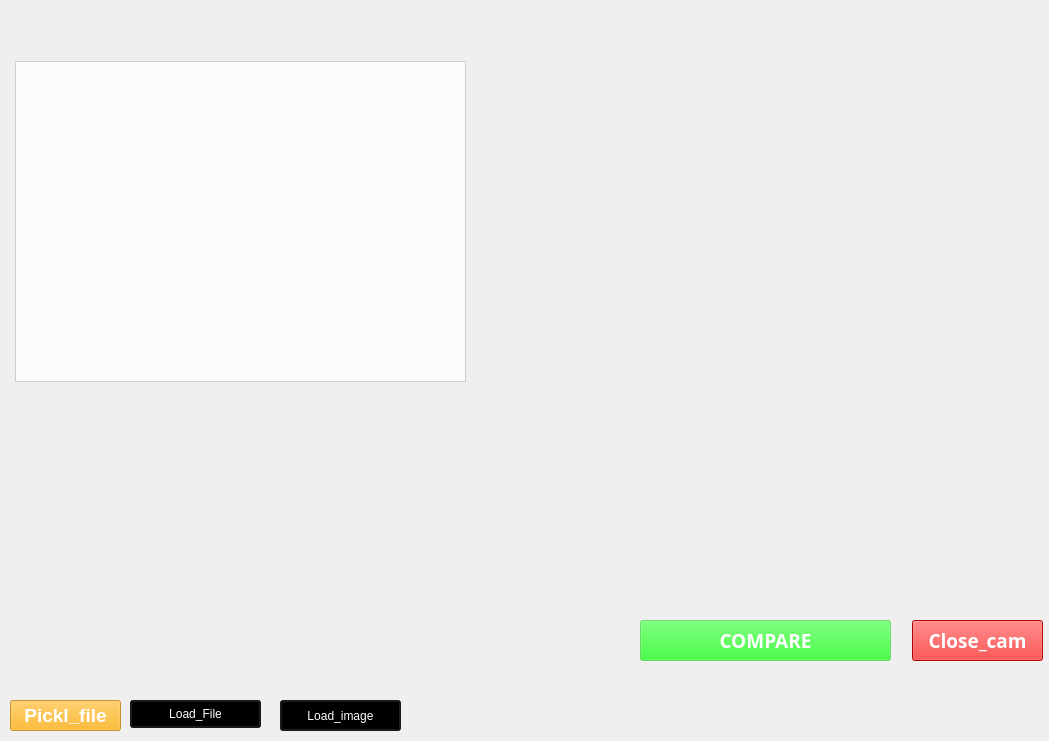
<?xml version="1.0" encoding="UTF-8"?>
<ui version="4.0">
 <class>MainWindow</class>
 <widget class="QMainWindow" name="MainWindow">
  <property name="geometry">
   <rect>
    <x>0</x>
    <y>0</y>
    <width>1049</width>
    <height>741</height>
   </rect>
  </property>
  <property name="cursor">
   <cursorShape>ArrowCursor</cursorShape>
  </property>
  <property name="windowTitle">
   <string>MainWindow</string>
  </property>
  <widget class="QWidget" name="centralwidget">
   <widget class="QLabel" name="fon">
    <property name="geometry">
     <rect>
      <x>0</x>
      <y>0</y>
      <width>1151</width>
      <height>741</height>
     </rect>
    </property>
    <property name="acceptDrops">
     <bool>true</bool>
    </property>
    <property name="text">
     <string/>
    </property>
    <property name="pixmap">
     <pixmap>../../фон/dfbd.jpeg</pixmap>
    </property>
    <property name="scaledContents">
     <bool>true</bool>
    </property>
   </widget>
   <widget class="QLabel" name="camera">
    <property name="enabled">
     <bool>false</bool>
    </property>
    <property name="geometry">
     <rect>
      <x>500</x>
      <y>80</y>
      <width>541</width>
      <height>511</height>
     </rect>
    </property>
    <property name="text">
     <string/>
    </property>
   </widget>
   <widget class="QPushButton" name="camera_on">
    <property name="geometry">
     <rect>
      <x>640</x>
      <y>620</y>
      <width>251</width>
      <height>41</height>
     </rect>
    </property>
    <property name="font">
     <font>
      <family>Old English Text MT</family>
      <pointsize>14</pointsize>
      <weight>75</weight>
      <italic>false</italic>
      <bold>true</bold>
      <underline>false</underline>
      <strikeout>false</strikeout>
      <kerning>true</kerning>
     </font>
    </property>
    <property name="styleSheet">
     <string notr="true">background-color: rgb(0, 255, 0, 100);
color: rgb(255, 255, 255);</string>
    </property>
    <property name="text">
     <string>COMPARE</string>
    </property>
   </widget>
   <widget class="QPushButton" name="camera_off">
    <property name="geometry">
     <rect>
      <x>912</x>
      <y>620</y>
      <width>131</width>
      <height>41</height>
     </rect>
    </property>
    <property name="font">
     <font>
      <family>Old English Text MT</family>
      <pointsize>14</pointsize>
      <weight>75</weight>
      <bold>true</bold>
     </font>
    </property>
    <property name="styleSheet">
     <string notr="true">background-color: rgb(255, 0, 0);
color: rgb(255, 255, 255);</string>
    </property>
    <property name="text">
     <string>Close_cam</string>
    </property>
   </widget>
   <widget class="QPushButton" name="pickl_file">
    <property name="geometry">
     <rect>
      <x>10</x>
      <y>700</y>
      <width>111</width>
      <height>31</height>
     </rect>
    </property>
    <property name="font">
     <font>
      <family>Nirmala UI</family>
      <pointsize>14</pointsize>
      <weight>75</weight>
      <bold>true</bold>
     </font>
    </property>
    <property name="styleSheet">
     <string notr="true">color: rgb(255, 255, 255);
background-color: rgb(255, 170, 0, 190);</string>
    </property>
    <property name="text">
     <string>Pickl_file</string>
    </property>
   </widget>
   <widget class="QListWidget" name="listWidget">
    <property name="geometry">
     <rect>
      <x>15</x>
      <y>61</y>
      <width>451</width>
      <height>321</height>
     </rect>
    </property>
    <property name="acceptDrops">
     <bool>true</bool>
    </property>
    <property name="styleSheet">
     <string notr="true">background-color: rgb(255, 255, 255,200);</string>
    </property>
    <property name="dragEnabled">
     <bool>false</bool>
    </property>
   </widget>
   <widget class="QPushButton" name="load_file">
    <property name="geometry">
     <rect>
      <x>130</x>
      <y>700</y>
      <width>131</width>
      <height>28</height>
     </rect>
    </property>
    <property name="styleSheet">
     <string notr="true">color: rgb(255, 255, 255);
background-color: rgb(0 ,0 , 0, 200);
font: 14pt &quot;Old English Text MT&quot;;</string>
    </property>
    <property name="text">
     <string>Load_File</string>
    </property>
   </widget>
   <widget class="QLabel" name="label_image">
    <property name="geometry">
     <rect>
      <x>20</x>
      <y>400</y>
      <width>441</width>
      <height>281</height>
     </rect>
    </property>
    <property name="text">
     <string/>
    </property>
   </widget>
   <widget class="QPushButton" name="pushButton_label">
    <property name="geometry">
     <rect>
      <x>280</x>
      <y>700</y>
      <width>121</width>
      <height>31</height>
     </rect>
    </property>
    <property name="styleSheet">
     <string notr="true">color: rgb(255, 255, 255);
background-color: rgb(0 ,0 , 0, 200);
font: 14pt &quot;Old English Text MT&quot;;</string>
    </property>
    <property name="text">
     <string>Load_image</string>
    </property>
   </widget>
  </widget>
 </widget>
 <resources/>
 <connections/>
</ui>
